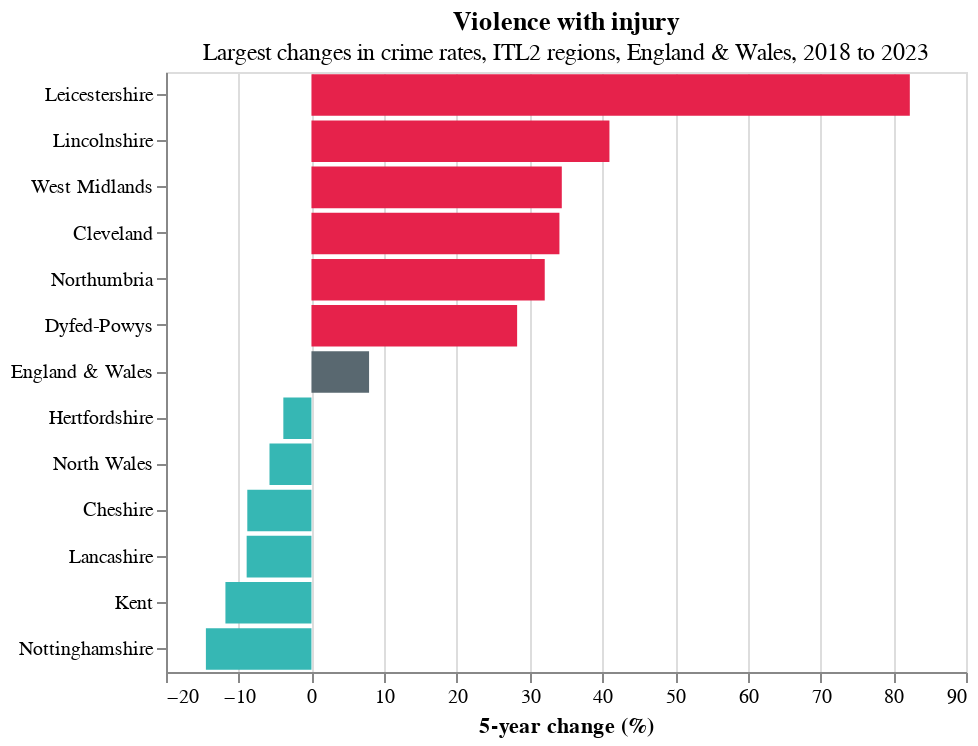

This figure's Vega-Lite source:
### Vega-Lite specification from a JSON file in a GitHub repository (floating-point values rounded to 4 significant figures)
{"config": {"view": {"continuousWidth": 300, "continuousHeight": 300}}, "layer": [{"data": {"name": "data-9c00aa9dc2b1c1a0b4bf9b34ead12925"}, "mark": {"type": "line", "color": "#gray", "size": 2}, "encoding": {"x": {"field": "x", "type": "quantitative"}}}, {"data": {"name": "data-d567c2828454e62b813301a9feddf141"}, "mark": {"type": "bar"}, "encoding": {"color": {"field": "colour", "scale": null, "type": "nominal"}, "tooltip": [{"field": "Area Name", "type": "nominal"}, {"field": "Crime type", "type": "nominal"}, {"field": "5-year change", "type": "quantitative"}], "x": {"axis": {"title": "5-year change (%)"}, "field": "5-year change", "type": "quantitative"}, "y": {"axis": {"title": ""}, "field": "Area Name", "sort": "-x", "type": "nominal"}}, "name": "view_41", "title": {"text": "Violence with injury", "subtitle": "Largest changes in crime rates, ITL2 regions, England & Wales, 2018 to 2023"}}], "height": 300, "params": [{"name": "param_336", "select": {"type": "interval", "encodings": ["x", "y"]}, "bind": "scales", "views": ["view_41"]}], "width": 400, "$schema": "https://vega.github.io/schema/vega-lite/v5.8.0.json", "datasets": {"data-9c00aa9dc2b1c1a0b4bf9b34ead12925": [{"x": 0}], "data-d567c2828454e62b813301a9feddf141": [{"Area Code": "E23000021", "Area Name": "Leicestershire", "Crime type": "Violence with injury", "rate (2018)": 6.87, "rate (2023)": 12.52, "5-year change": 82.27, "colour": "#e6224b"}, {"Area Code": "E23000020", "Area Name": "Lincolnshire", "Crime type": "Violence with injury", "rate (2018)": 6.391, "rate (2023)": 9.01, "5-year change": 40.97, "colour": "#e6224b"}, {"Area Code": "E23000014", "Area Name": "West Midlands", "Crime type": "Violence with injury", "rate (2018)": 9.893, "rate (2023)": 13.3, "5-year change": 34.42, "colour": "#e6224b"}, {"Area Code": "E23000013", "Area Name": "Cleveland", "Crime type": "Violence with injury", "rate (2018)": 9.913, "rate (2023)": 13.29, "5-year change": 34.1, "colour": "#e6224b"}, {"Area Code": "E23000007", "Area Name": "Northumbria", "Crime type": "Violence with injury", "rate (2018)": 9.159, "rate (2023)": 12.1, "5-year change": 32.08, "colour": "#e6224b"}, {"Area Code": "W15000004", "Area Name": "Dyfed-Powys", "Crime type": "Violence with injury", "rate (2018)": 5.893, "rate (2023)": 7.559, "5-year change": 28.28, "colour": "#e6224b"}, {"Area Code": "E23000019", "Area Name": "Nottinghamshire", "Crime type": "Violence with injury", "rate (2018)": 10.78, "rate (2023)": 9.214, "5-year change": -14.51, "colour": "#36b7b4"}, {"Area Code": "E23000032", "Area Name": "Kent", "Crime type": "Violence with injury", "rate (2018)": 10.99, "rate (2023)": 9.689, "5-year change": -11.83, "colour": "#36b7b4"}, {"Area Code": "E23000003", "Area Name": "Lancashire", "Crime type": "Violence with injury", "rate (2018)": 12.14, "rate (2023)": 11.06, "5-year change": -8.909, "colour": "#36b7b4"}, {"Area Code": "E23000006", "Area Name": "Cheshire", "Crime type": "Violence with injury", "rate (2018)": 9.913, "rate (2023)": 9.039, "5-year change": -8.821, "colour": "#36b7b4"}, {"Area Code": "W15000001", "Area Name": "North Wales", "Crime type": "Violence with injury", "rate (2018)": 10.34, "rate (2023)": 9.745, "5-year change": -5.77, "colour": "#36b7b4"}, {"Area Code": "E23000027", "Area Name": "Hertfordshire", "Crime type": "Violence with injury", "rate (2018)": 7.519, "rate (2023)": 7.228, "5-year change": -3.866, "colour": "#36b7b4"}, {"Area Code": "K04000001", "Area Name": "England & Wales", "Crime type": "Violence with injury", "rate (2018)": 8.908, "rate (2023)": 9.614, "5-year change": 7.922, "colour": "#596870"}]}}
